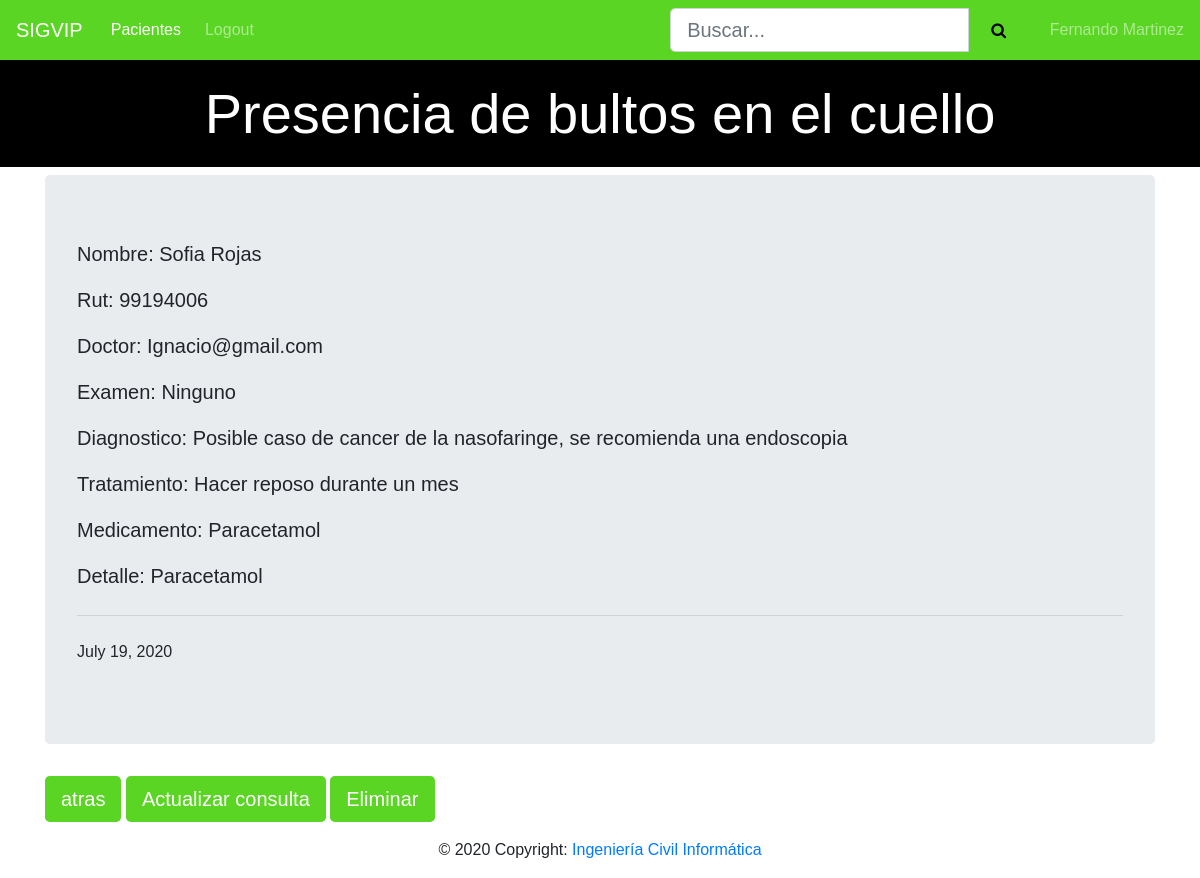
/ficha/2/detalle/3/ (signed in), run on the app's committed database.
### ficha/models.py (models this page shows, shortened)
class ConsultaMedica(models.Model):
    tema = models.CharField(max_length=100)
    rut = models.ForeignKey(Paciente,default=None,on_delete=models.CASCADE)
    doctor = models.ForeignKey(User,default=None,on_delete=models.CASCADE)
    tratamiento = models.ForeignKey(Tratamiento,default=None,on_delete=models.CASCADE)
    diagnostico = models.CharField(max_length=200)
    fecha = models.DateField(default=date.today)
    fichas = models.Manager()

class Tratamiento(models.Model):
    receta = models.ForeignKey(Receta,default=None,on_delete=models.CASCADE)
    examen = models.ForeignKey(Examen,default=None,on_delete=models.CASCADE)
    descripcion = models.CharField(max_length=500)
    def __str__(self):
        return "{}".format(self.descripcion)

class Examen(models.Model):
    tipoexamen = models.ForeignKey(TipoExamen,default=None,on_delete=models.CASCADE)
    imagen = models.CharField(max_length=45)
    informacionmedica = models.CharField(max_length=500)
    fecha = models.DateField(default=date.today)
    def __str__(self):
        return "{}".format(self.tipoexamen)

class TipoExamen(models.Model):
    texamen = models.CharField(max_length=45,unique=True)
    def __str__(self):
        return "{}".format(self.texamen)

class Receta(models.Model):
    medicamento = models.CharField(max_length=60,unique=True)
    descripcion = models.CharField(max_length=500)

### pacientes/models.py (models this page shows)
class Paciente(models.Model):
    rut = models.CharField(max_length=9, unique=True)
    nombre = models.CharField(max_length=45)
    apellido = models.CharField(max_length=45)
    edad = models.IntegerField()
    email = models.EmailField(max_length=60)
    telefono = models.IntegerField()
    direccion = models.CharField(max_length=200)
    pacientes = models.Manager()
    def __str__(self):
        return "{}".format(self.rut)

### ficha/views.py (the view)
# urls.py: re_path(r'^(?P<fk>\d+)/detalle/(?P<codigo>\d+)/?$',views.DetalleConsultaView.as_view(),name='detalle'),
class DetalleConsultaView(LoginRequiredMixin,TemplateView):
    def get(self,request,**kwargs):
        codigo=kwargs["codigo"]
        return render(request,'consulta_detalle.html',{'detalle':ConsultaMedica.fichas.get(id=codigo)})

### ficha/templates/consulta_detalle.html
{% extends "base.html" %}
{% block pagina %}
    <h1 class="display-4">{{detalle.tema}}</h1>
{% endblock%}
{% block content %}
<div class="jumbotron">
    <p class="lead">Nombre: {{detalle.rut.nombre}} {{detalle.rut.apellido}}</p>
    <p class="lead">Rut: {{detalle.rut}}</p>
    <p class="lead">Doctor: {{detalle.doctor}}</p>
    <p class="lead">Examen: {{detalle.tratamiento.examen}}</p>
    <p class="lead">Diagnostico: {{detalle.diagnostico}}</p>
    <p class="lead">Tratamiento: {{detalle.tratamiento}}</p>
    <p class="lead">Medicamento: {{detalle.tratamiento.receta.medicamento}}</p>
    <p class="lead">Detalle: {{detalle.tratamiento.receta.medicamento}}</p>
    <hr class="my-4">
    <p>{{detalle.fecha}}</p>
</div>
<a class="btn btn-primary btn-lg" href="/ficha/{{detalle.rut_id}}" role="button">atras</a>
<a class="btn btn-primary btn-lg" href="update/" role="button">Actualizar consulta</a>
<a class="btn btn-primary btn-lg" href="delete/" role="button">Eliminar</a>
{% include "footer.html" %}
{% endblock %}

### pacientes/templates/navbar.html (shortened to what this page needs)
<nav class="navbar navbar-expand-lg navbar-dark">
    <a class="navbar-brand" href="{% url 'index' %}">SIGVIP</a>
    <div class="collapse navbar-collapse" id="navbarNav">
      <ul class="navbar-nav mr-auto">
        {% if user.is_authenticated %}
            <li class="nav-item active">
                <a class="nav-link" href="/pacientes">Pacientes<span class="sr-only">(current)</span></a>
            </li>
            <li class="nav-item">
                <a class="nav-link" href="{% url 'logout' %}">Logout</a>
            </li>
        </ul>
        <div class="search" style="width: fit-content;margin-left: 35%">
            <form method="GET">
                <div id="custom-search-input">
                    <div class="input-group">
                        <input type="text" class="form-control btn-lg" placeholder="Buscar..." name="buscar"
                            value="{{request.GET.buscar}}">
                        <span class="input-group-list">
                            <button style="background-color: #5ad524;border: none;height: 44px;" type="submit"><i class="fa fa-search btn-lg"></i></button>
                        </span>
                    </div>
                </div>
            </form>
        </div>
        <span class="navbar-text" style="width: fit-content;margin-left: 2%">
            {{user.first_name}} {{user.last_name}}
        </span>
        {% else %}
            <li class="nav-item">
                <a class="nav-link" href="{% url 'login' %}">Login</a>
            </li>
        {% endif %}
    </div>
</nav>

### pacientes/static/css/cursos.css (style rules this page uses)
body { margin: 0; padding: 0; font-family: sans-serif; }
.navbar { background-color: #5ad524; }
.navbar .navbar-brand { color: white; }
h1 { text-align: center; background-color: black; padding: 20px; color: white; }
.navbar .nav-link { color: white; border-radius: .25rem; margin: 0 0.25em; }
.btn-primary { background-color: #5ad524; border: none; }

### data on the page
ConsultaMedica: tema "Presencia de bultos en el cuello", rut.nombre "Sofia", rut.apellido "Rojas", rut "99194006", doctor "Ignacio@gmail.com", tratamiento.examen "Ninguno", diagnostico "Posible caso de cancer de la nasofaringe, se recomienda una endoscopia", tratamiento "Hacer reposo durante un mes", tratamiento.receta.medicamento "Paracetamol", fecha "July 19, 2020"

### other printed values
{{ user.first_name }} "Fernando"
{{ user.last_name }} "Martinez"
